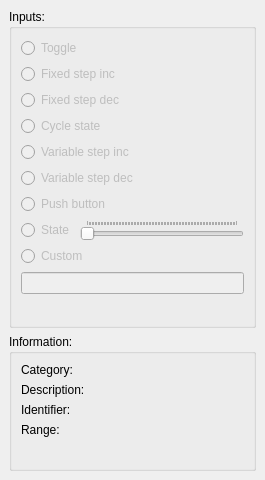
  <widget class="QDockWidget" name="dw_gkeys">
   <property name="minimumSize">
    <size>
     <width>265</width>
     <height>480</height>
    </size>
   </property>
   <property name="maximumSize">
    <size>
     <width>524287</width>
     <height>480</height>
    </size>
   </property>
   <property name="windowIcon">
    <iconset>
     <normalon>:/icons/img/input-gaming.svg</normalon>
    </iconset>
   </property>
   <property name="toolTip">
    <string/>
   </property>
   <property name="floating">
    <bool>false</bool>
   </property>
   <property name="features">
    <set>QDockWidget::DockWidgetFeature::DockWidgetClosable|QDockWidget::DockWidgetFeature::DockWidgetFloatable|QDockWidget::DockWidgetFeature::DockWidgetMovable</set>
   </property>
   <property name="allowedAreas">
    <set>Qt::DockWidgetArea::AllDockWidgetAreas</set>
   </property>
   <property name="windowTitle">
    <string>G-Keys details</string>
   </property>
   <attribute name="dockWidgetArea">
    <number>2</number>
   </attribute>
   <widget class="QWidget" name="dockWidgetContents">
    <layout class="QVBoxLayout" name="verticalLayout_2">
     <item>
      <widget class="QGroupBox" name="groupBox_5">
       <property name="title">
        <string>Inputs:</string>
       </property>
       <layout class="QGridLayout" name="gridLayout_10">
        <item row="7" column="1">
         <widget class="QSlider" name="hs_set_state">
          <property name="enabled">
           <bool>false</bool>
          </property>
          <property name="orientation">
           <enum>Qt::Orientation::Horizontal</enum>
          </property>
          <property name="tickPosition">
           <enum>QSlider::TickPosition::TicksAbove</enum>
          </property>
          <property name="tickInterval">
           <number>1</number>
          </property>
         </widget>
        </item>
        <item row="4" column="0" colspan="2">
         <widget class="QRadioButton" name="rb_variable_step_plus">
          <property name="enabled">
           <bool>false</bool>
          </property>
          <property name="toolTip">
           <string>Only increase value of switch.
Available for variable step knobs or potentiometers i.e. volume or brightness.</string>
          </property>
          <property name="text">
           <string>Variable step inc</string>
          </property>
          <property name="icon">
           <iconset resource="../qtgui.qrc">
            <normaloff>:/icons/img/list-add.svg</normaloff>:/icons/img/list-add.svg</iconset>
          </property>
         </widget>
        </item>
        <item row="11" column="0">
         <spacer name="verticalSpacer_3">
          <property name="orientation">
           <enum>Qt::Orientation::Vertical</enum>
          </property>
          <property name="sizeHint" stdset="0">
           <size>
            <width>20</width>
            <height>40</height>
           </size>
          </property>
         </spacer>
        </item>
        <item row="6" column="0" colspan="2">
         <widget class="QRadioButton" name="rb_push_button">
          <property name="enabled">
           <bool>false</bool>
          </property>
          <property name="toolTip">
           <string>Use for push button or controlers with only 2 states.</string>
          </property>
          <property name="text">
           <string>Push button</string>
          </property>
          <property name="icon">
           <iconset resource="../qtgui.qrc">
            <normaloff>:/icons/img/KittehPlayer.svg</normaloff>:/icons/img/KittehPlayer.svg</iconset>
          </property>
         </widget>
        </item>
        <item row="7" column="0">
         <widget class="QRadioButton" name="rb_set_state">
          <property name="enabled">
           <bool>false</bool>
          </property>
          <property name="toolTip">
           <string>Set one particular value for keystroke.</string>
          </property>
          <property name="text">
           <string>State</string>
          </property>
          <property name="icon">
           <iconset resource="../qtgui.qrc">
            <normaloff>:/icons/img/downloading.svg</normaloff>:/icons/img/downloading.svg</iconset>
          </property>
         </widget>
        </item>
        <item row="5" column="0" colspan="2">
         <widget class="QRadioButton" name="rb_variable_step_minus">
          <property name="enabled">
           <bool>false</bool>
          </property>
          <property name="toolTip">
           <string>Only decrease value of switch.
Available for variable step knobs or potentiometers i.e. volume or brightness.</string>
          </property>
          <property name="text">
           <string>Variable step dec</string>
          </property>
          <property name="icon">
           <iconset resource="../qtgui.qrc">
            <normaloff>:/icons/img/list-remove.svg</normaloff>:/icons/img/list-remove.svg</iconset>
          </property>
         </widget>
        </item>
        <item row="3" column="0" colspan="2">
         <widget class="QRadioButton" name="rb_cycle">
          <property name="enabled">
           <bool>false</bool>
          </property>
          <property name="toolTip">
           <string>Cycle through all values first increase and then decrease, move back and forth.
Avaliable for most switches and knobs with fixed step size.</string>
          </property>
          <property name="text">
           <string>Cycle state</string>
          </property>
          <property name="icon">
           <iconset resource="../qtgui.qrc">
            <normaloff>:/icons/img/kr_comparedirs.svg</normaloff>:/icons/img/kr_comparedirs.svg</iconset>
          </property>
         </widget>
        </item>
        <item row="2" column="0" colspan="2">
         <widget class="QRadioButton" name="rb_fixed_step_dec">
          <property name="enabled">
           <bool>false</bool>
          </property>
          <property name="toolTip">
           <string>Only decrease position of switch.
Avaliable for multi-possition switches and knobs with fixed step size.</string>
          </property>
          <property name="text">
           <string>Fixed step dec</string>
          </property>
          <property name="icon">
           <iconset resource="../qtgui.qrc">
            <normaloff>:/icons/img/go-previous.svg</normaloff>:/icons/img/go-previous.svg</iconset>
          </property>
         </widget>
        </item>
        <item row="1" column="0" colspan="2">
         <widget class="QRadioButton" name="rb_fixed_step_inc">
          <property name="enabled">
           <bool>false</bool>
          </property>
          <property name="toolTip">
           <string>Only increase position of switch.
Avaliable for multi-possition switches and knobs with fixed step size.</string>
          </property>
          <property name="text">
           <string>Fixed step inc</string>
          </property>
          <property name="icon">
           <iconset resource="../qtgui.qrc">
            <normaloff>:/icons/img/go-next.svg</normaloff>:/icons/img/go-next.svg</iconset>
          </property>
         </widget>
        </item>
        <item row="0" column="0" colspan="2">
         <widget class="QRadioButton" name="rb_action">
          <property name="enabled">
           <bool>false</bool>
          </property>
          <property name="toolTip">
           <string>Toggle between positions back and forth.
Avaliable for two-state switches and knobs.</string>
          </property>
          <property name="text">
           <string>Toggle</string>
          </property>
          <property name="icon">
           <iconset resource="../qtgui.qrc">
            <normaloff>:/icons/img/configure.svg</normaloff>:/icons/img/configure.svg</iconset>
          </property>
         </widget>
        </item>
        <item row="9" column="0" colspan="2">
         <widget class="QRadioButton" name="rb_custom">
          <property name="enabled">
           <bool>false</bool>
          </property>
          <property name="text">
           <string>Custom</string>
          </property>
          <property name="icon">
           <iconset resource="../qtgui.qrc">
            <normaloff>:/icons/img/practice-setup.svg</normaloff>:/icons/img/practice-setup.svg</iconset>
          </property>
         </widget>
        </item>
        <item row="10" column="0" colspan="2">
         <widget class="QLineEdit" name="le_custom">
          <property name="enabled">
           <bool>false</bool>
          </property>
         </widget>
        </item>
       </layout>
      </widget>
     </item>
     <item>
      <widget class="QGroupBox" name="groupBox_6">
       <property name="title">
        <string>Information:</string>
       </property>
       <layout class="QVBoxLayout" name="verticalLayout_4">
        <item>
         <widget class="QLabel" name="l_category">
          <property name="text">
           <string>Category:</string>
          </property>
         </widget>
        </item>
        <item>
         <widget class="QLabel" name="l_description">
          <property name="text">
           <string>Description:</string>
          </property>
         </widget>
        </item>
        <item>
         <widget class="QLabel" name="l_identifier">
          <property name="text">
           <string>Identifier:</string>
          </property>
         </widget>
        </item>
        <item>
         <widget class="QLabel" name="l_range">
          <property name="text">
           <string>Range:</string>
          </property>
         </widget>
        </item>
        <item>
         <spacer name="verticalSpacer">
          <property name="orientation">
           <enum>Qt::Orientation::Vertical</enum>
          </property>
          <property name="sizeHint" stdset="0">
           <size>
            <width>20</width>
            <height>40</height>
           </size>
          </property>
         </spacer>
        </item>
       </layout>
      </widget>
     </item>
    </layout>
   </widget>
  </widget>
